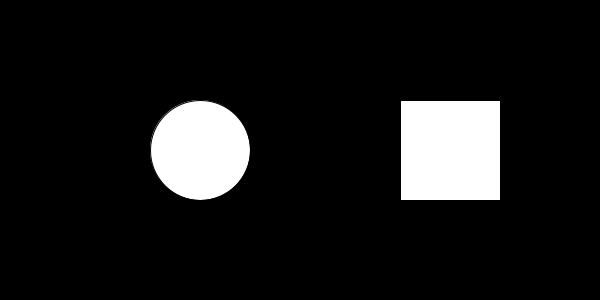
Frame 1 (no input)
Frame 60 (the mouse pressed at the canvas centre just before this capture): identical to frame 1, image omitted
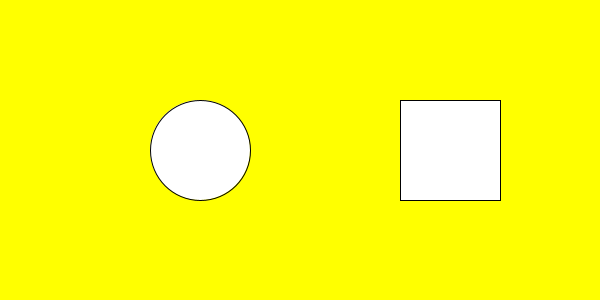
Frame 120 (the mouse held since frame 60 and released just before this capture)

The Processing sketch that drew these frames (run headless with seeded random() and noise(); from frame 60 on, the mouse is pressed at the canvas centre):

// Processing sketch: Quiz_2
// ── Quiz_2.pde
boolean circleClick = false;
boolean squareClick = false;
color circColor, sqrColor;
float circleButtonX, circleButtonY;
float squareButtonX, squareButtonY;

void setup(){
  size(600,300);
}

void draw(){
   fill(255);
 circleClick();
 squareClick();
 
 

 if(circleClick){
  background(255,255,0); 
 }else{
   background(0);
 }
 
 if(squareClick){
  background(300, 300,0); 
 }else{
   background(0);
 }
 rect(width/2+100,height/3,100,100);
 ellipse(width/2-100,height/3+50,100,100);
 
   }
   
   void circleClick(){
  if(mouseX > width/2 -200 && 
    mouseX < width/2 +200 && 
    mouseY > height/2 - 200 && 
    mouseY < height/2 + 200) {
    circleClick = true;
 }else{
   circleClick = false;
 }
}

 void squareClick(){
  if(mouseX > width/+100 && 
    mouseX < width/2 +100 && 
    mouseY > height/2 - 100 && 
    mouseY < height/2 + 100) {
    squareClick = true;
 }else{
   squareClick = false;
 }
}
 
